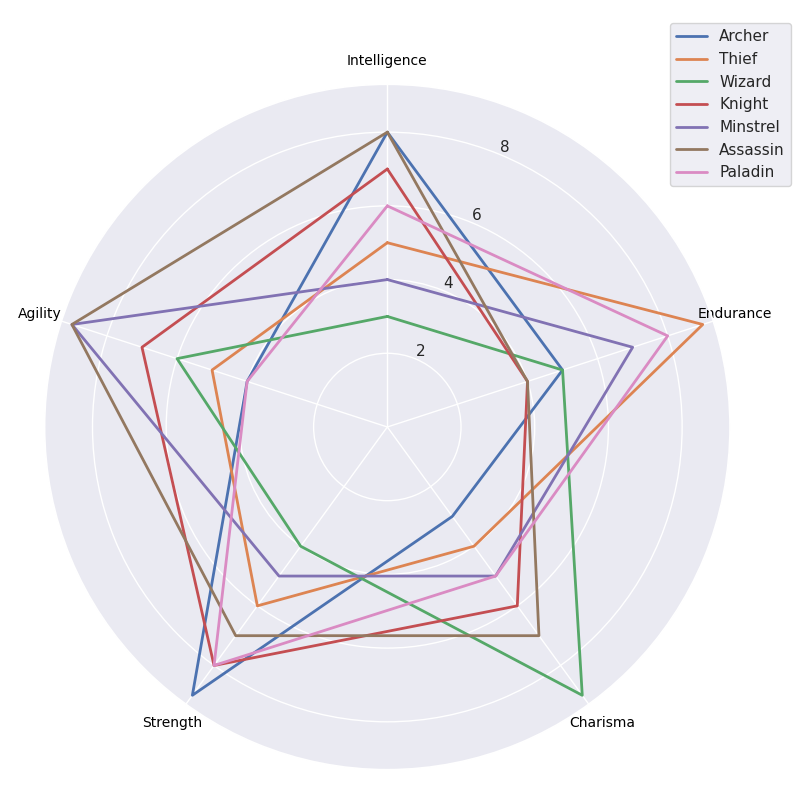

Write Python code to recreate this figure.
import numpy as np
import matplotlib.pyplot as plt
from math import pi

attributes = ['Intelligence', 'Endurance', 'Charisma', 'Strength', 'Agility']
attribute_values = {
    'Archer': [8, 5, 3, 9, 4],
    'Thief': [5, 9, 4, 6, 5],
    'Wizard': [3, 5, 9, 4, 6],
    'Knight': [7, 4, 6, 8, 7],
    'Minstrel': [4, 7, 5, 5, 9],
    'Assassin': [8, 4, 7, 7, 9],
    'Paladin': [6, 8, 5, 8, 4]
}

num_attributes = len(attributes)
angles = np.linspace(0, 2 * pi, num_attributes, endpoint=False).tolist()
angles += angles[:1]

fig, ax = plt.subplots(figsize=(8, 8), subplot_kw=dict(polar=True))
ax.set_theta_offset(pi / 2)
ax.set_theta_direction(-1)
plt.xticks(angles[:-1], attributes, color='black', size=10)

for char_class, values in attribute_values.items():
    values += values[:1]
    ax.plot(angles, values, linewidth=2, linestyle='solid', label=char_class)

ax.legend(loc='upper right', bbox_to_anchor=(1.1, 1.1))

plt.tight_layout()
plt.show()
